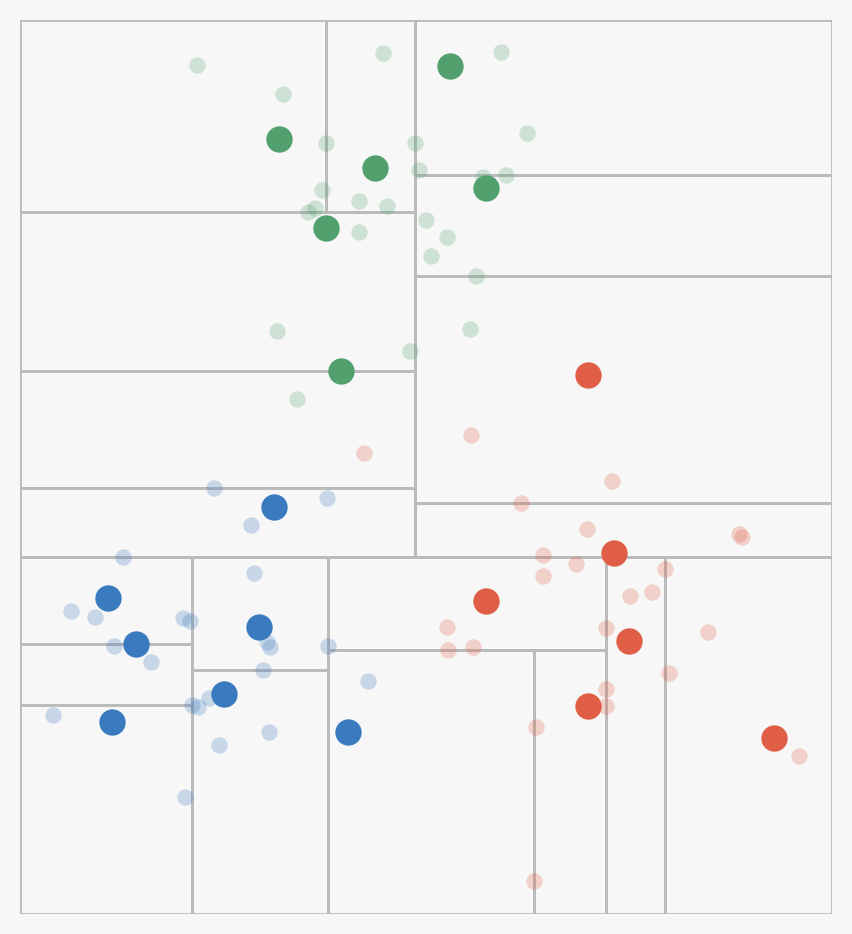

Here is the Python script that generated this plot:
import random
import matplotlib.pyplot as plt
import matplotlib.patches as patches

BUCKET_SIZE = 6
SEED = 21

rng = random.Random(SEED)

centers = [(2.5, 2.0), (7.5, 2.5), (5.0, 7.5)]
colors  = ["#3a7abf", "#e05e45", "#52a06e"]
n_per   = 30

points = []
for ci, (cx, cy) in enumerate(centers):
    for _ in range(n_per):
        x = rng.gauss(cx, 1.1)
        y = rng.gauss(cy, 1.1)
        points.append((x, y, ci))

rng.shuffle(points)

def build_cells(pts_idx, all_pts, xmin, xmax, ymin, ymax, bucket_size):
    if len(pts_idx) <= bucket_size:
        return [{"pts": pts_idx, "bbox": (xmin, xmax, ymin, ymax)}]

    xs = [all_pts[i][0] for i in pts_idx]
    ys = [all_pts[i][1] for i in pts_idx]

    if (max(xs) - min(xs)) >= (max(ys) - min(ys)):
        median = sorted(xs)[len(xs) // 2]
        left  = [i for i in pts_idx if all_pts[i][0] <= median]
        right = [i for i in pts_idx if all_pts[i][0] >  median]
        return (build_cells(left,  all_pts, xmin,   median, ymin, ymax, bucket_size) +
                build_cells(right, all_pts, median, xmax,   ymin, ymax, bucket_size))
    else:
        median = sorted(ys)[len(ys) // 2]
        lower = [i for i in pts_idx if all_pts[i][1] <= median]
        upper = [i for i in pts_idx if all_pts[i][1] >  median]
        return (build_cells(lower, all_pts, xmin, xmax, ymin,   median, bucket_size) +
                build_cells(upper, all_pts, xmin, xmax, median, ymax,   bucket_size))

xs_all = [p[0] for p in points]
ys_all = [p[1] for p in points]
pad = 0.4
cells = build_cells(
    list(range(len(points))), points,
    min(xs_all) - pad, max(xs_all) + pad,
    min(ys_all) - pad, max(ys_all) + pad,
    BUCKET_SIZE
)

keep_idx = set()
for cell in cells:
    pts = cell["pts"]
    if not pts:
        continue
    mx = sum(points[i][0] for i in pts) / len(pts)
    my = sum(points[i][1] for i in pts) / len(pts)
    closest = min(pts, key=lambda i: (points[i][0]-mx)**2 + (points[i][1]-my)**2)
    keep_idx.add(closest)

# ── Plot ──────────────────────────────────────────────────────────────────────
fig, ax = plt.subplots(figsize=(4.5, 4.5))
ax.set_aspect("equal")
ax.axis("off")
fig.patch.set_facecolor("#f7f7f7")
ax.set_facecolor("#f7f7f7")

for cell in cells:
    x0, x1, y0, y1 = cell["bbox"]
    rect = patches.Rectangle(
        (x0, y0), x1 - x0, y1 - y0,
        linewidth=1.0, edgecolor="#bbbbbb", facecolor="none", zorder=1
    )
    ax.add_patch(rect)

for i, (x, y, ci) in enumerate(points):
    col = colors[ci]
    if i in keep_idx:
        ax.scatter(x, y, color=col, s=90, zorder=3, linewidths=0)
    else:
        ax.scatter(x, y, color=col, s=35, alpha=0.25, zorder=2, linewidths=0)

ax.set_xlim(min(xs_all) - pad, max(xs_all) + pad)
ax.set_ylim(min(ys_all) - pad, max(ys_all) + pad)

fig.tight_layout(pad=0.1)
fig.savefig("icon.png", dpi=200, bbox_inches="tight", facecolor="#f7f7f7")
print("saved icon.png")
